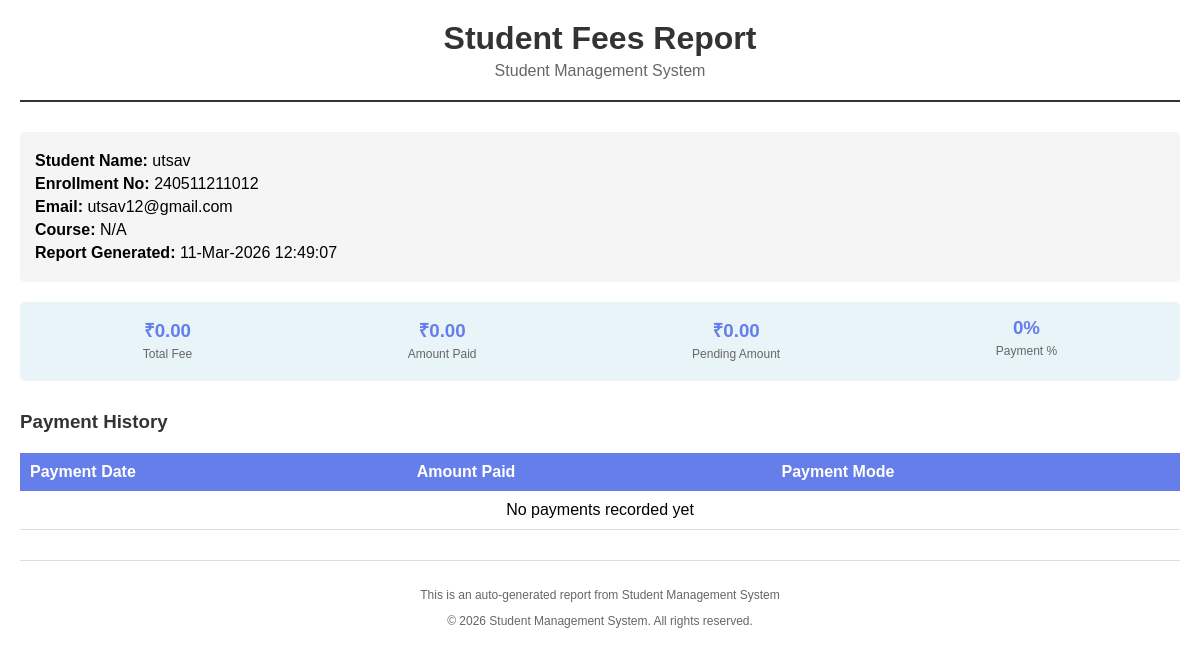
The page /reports/student_fees_report.php (signed in) on the database its author committed.
### tables this page shows
CREATE TABLE `students` (
  `id` int(11) NOT NULL AUTO_INCREMENT,
  `enrollment_no` varchar(50) NOT NULL,
  `name` varchar(100) NOT NULL,
  `email` varchar(150) DEFAULT NULL,
  `phone` varchar(15) DEFAULT NULL,
  `gender` enum('Male','Female','Other') DEFAULT NULL,
  `dob` date DEFAULT NULL,
  `address` text DEFAULT NULL,
  `photo` varchar(255) DEFAULT NULL,
  `course_id` int(11) DEFAULT NULL,
  `admission_date` date DEFAULT NULL,
  `created_at` timestamp NOT NULL DEFAULT current_timestamp(),
  PRIMARY KEY (`id`),
  UNIQUE KEY `enrollment_no` (`enrollment_no`),
  KEY `course_id` (`course_id`),
  CONSTRAINT `students_ibfk_1` FOREIGN KEY (`course_id`) REFERENCES `courses` (`id`) ON DELETE SET NULL
);

### reports/student_fees_report.php (the view, shortened to what this page needs)
<?php
include "../config/db.php";
$user_id = $_SESSION['user_id'];
$student_query = "SELECT id, email, name, enrollment_no, course_id FROM students WHERE email = (SELECT email FROM users WHERE id='$user_id')";
$student_result = mysqli_query($conn, $student_query);
$student = mysqli_fetch_assoc($student_result);
$student_id = $student['id'];
$fee_query = "SELECT fs.total_fee, c.course_name FROM fee_structure fs
              JOIN courses c ON fs.course_id = c.id
              WHERE c.id = '" . intval($student['course_id']) . "'";
$fee_result = mysqli_query($conn, $fee_query);
$fee_info = mysqli_fetch_assoc($fee_result);
$course_name = $fee_info['course_name'] ?? 'N/A';
$total_fee = $fee_info['total_fee'] ?? 0;
$payment_query = "SELECT amount_paid, payment_date, payment_mode
                  FROM fee_payments
                  WHERE student_id='$student_id'
                  ORDER BY payment_date ASC";
$payment_result = mysqli_query($conn, $payment_query);
$payments = mysqli_fetch_all($payment_result, MYSQLI_ASSOC);
$total_paid = 0;
$pending_amount = $total_fee - $total_paid;
$html = '
<html>
<head>
</head>
<body>
    <div class="header">
        <h1>Student Fees Report</h1>
        <p>Student Management System</p>
    </div>
    <div class="info-box">
        <p><strong>Student Name:</strong> ' . htmlspecialchars($student['name']) . '</p>
        <p><strong>Enrollment No:</strong> ' . htmlspecialchars($student['enrollment_no']) . '</p>
        <p><strong>Email:</strong> ' . htmlspecialchars($student['email']) . '</p>
        <p><strong>Course:</strong> ' . htmlspecialchars($course_name) . '</p>
        <p><strong>Report Generated:</strong> ' . date('d-M-Y H:i:s') . '</p>
    </div>
    <div class="summary">
        <div class="summary-item">
            <h3>₹' . number_format($total_fee, 2) . '</h3>
            <p>Total Fee</p>
        </div>
        <div class="summary-item">
            <h3 class="paid">₹' . number_format($total_paid, 2) . '</h3>
            <p>Amount Paid</p>
        </div>
        <div class="summary-item">
            <h3 class="pending">₹' . number_format($pending_amount, 2) . '</h3>
            <p>Pending Amount</p>
        </div>
        <div class="summary-item">
            <h3>' . ($total_fee > 0 ? round(($total_paid / $total_fee) * 100, 1) : 0) . '%</h3>
            <p>Payment %</p>
        </div>
    </div>
    <h3 style="margin-top: 30px; color: #333;">Payment History</h3>
    <table>
        <thead>
            <tr>
                <th>Payment Date</th>
                <th>Amount Paid</th>
                <th>Payment Mode</th>
            </tr>
        </thead>
        <tbody>';
if (count($payments) > 0) {
    foreach ($payments as $payment) {
        $html .= '<tr>
                    <td>' . date('d-M-Y', strtotime($payment['payment_date'])) . '</td>
                    <td>₹' . number_format($payment['amount_paid'], 2) . '</td>
                    <td>' . htmlspecialchars($payment['payment_mode']) . '</td>
                </tr>';
    }
} else {
    $html .= '<tr><td colspan="3" style="text-align: center;">No payments recorded yet</td></tr>';
}
$html .= '
        </tbody>
    </table>
    <div class="footer">
        <p>This is an auto-generated report from Student Management System</p>
        <p>&copy; 2026 Student Management System. All rights reserved.</p>
    </div>
</body>
</html>';
echo $html;
?>

### reports/student_fees_report.php (style rules this page uses)
body { font-family: Arial, sans-serif; margin: 20px; }
.header { text-align: center; margin-bottom: 30px; border-bottom: 2px solid #333; padding-bottom: 15px; }
.header h1 { margin: 0; color: #333; }
.header p { margin: 5px 0; color: #666; }
.info-box { background: #f5f5f5; padding: 15px; margin-bottom: 20px; border-radius: 5px; }
.info-box p { margin: 5px 0; }
.summary { display: flex; justify-content: space-around; margin: 20px 0; padding: 15px; background: #e8f4f8; border-radius: 5px; }
.summary-item { text-align: center; }
.summary-item h3 { margin: 0; color: #667eea; }
.summary-item p { margin: 5px 0; color: #666; font-size: 12px; }
table { width: 100%; border-collapse: collapse; margin-top: 20px; }
th { background: #667eea; color: white; padding: 10px; text-align: left; }
td { padding: 10px; border-bottom: 1px solid #ddd; }
.footer { text-align: center; margin-top: 30px; padding-top: 15px; border-top: 1px solid #ddd; color: #666; font-size: 12px; }
.paid { color: #28a745; }
.pending { color: #dc3545; }

### rows shown on the page
students: name "utsav", enrollment_no "240511211012", email "utsav12@gmail.com"

### other values the page prints
$course_name "N/A"
$total_fee "0.00"
$total_paid "0.00"
$pending_amount "0.00"
